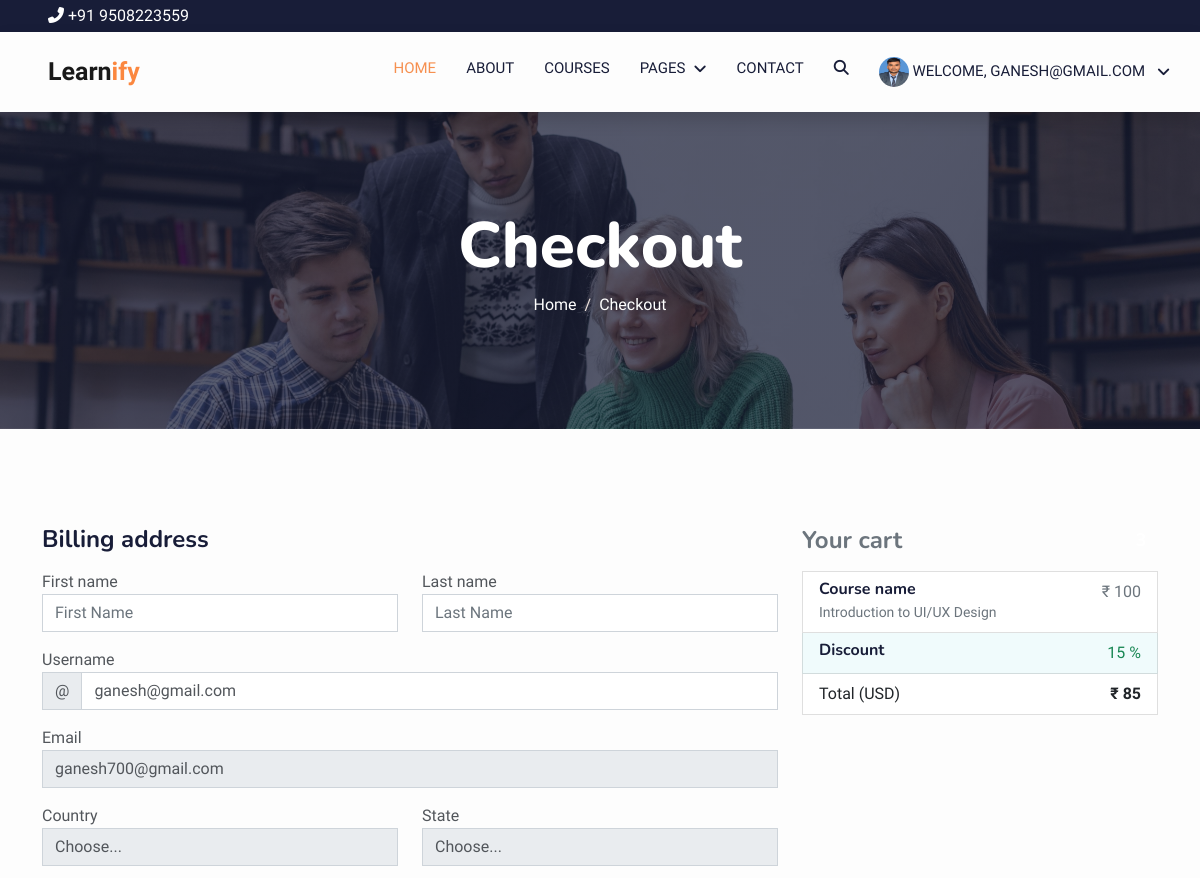
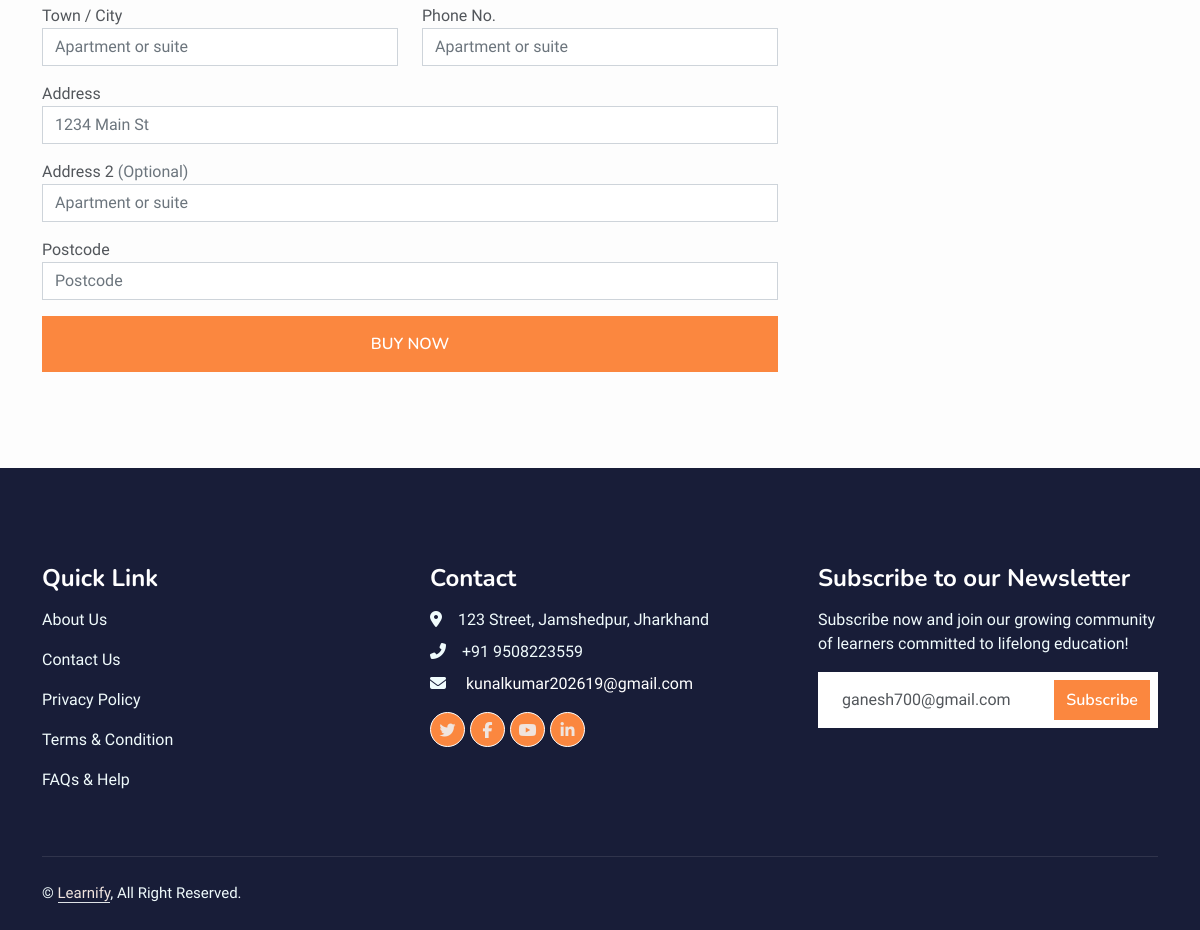
/checkout/Introduction-to-UI-and-UX-Design (signed in), run on the app's committed database (2 pictures, top to bottom).
### coder/models.py (models this page shows, shortened)
class Profile(models.Model):
    profile_image = models.ImageField(
        default='media/default.jpg', upload_to='media', null=True, blank=True)
    user = models.OneToOneField(User, on_delete=models.CASCADE, blank=True,null=True)
    first_name = models.CharField(max_length=100, blank=True,null=True)
    last_name = models.CharField(max_length=100, blank=True,null=True)
    username = models.CharField(max_length=100, blank=True,null=True)
    email = models.CharField(max_length=100,blank=True,null=True)
    phone = models.BigIntegerField(blank=True,null=True)
    desc = models.CharField(max_length=500, blank=True,null=True)

class Course(models.Model):
    STATUS = (
        ('PUBLISH', 'PUBLISH'),
        ('DRAFT', 'DRAFT'),
    )
    featured_image = models.ImageField(
        upload_to="Media/featured_img", null=True)
    featured_video = models.CharField(max_length=300, null=True)
    title = models.CharField(max_length=500)
    created_at = models.DateField(auto_now_add=True)
    author = models.ForeignKey(Author, on_delete=models.CASCADE, null=True)
    category = models.ForeignKey(Categories, on_delete=models.CASCADE)
    level = models.ForeignKey(Level, on_delete=models.CASCADE, null=True)
    description = models.TextField()
    short_desc = models.TextField(null=True)
    price = models.IntegerField(null=True, default=0)
    discount = models.IntegerField(null=True)
    language = models.ForeignKey(Language, on_delete=models.CASCADE, null=True)
    deadline = models.CharField(max_length=200, null=True)
    slug = models.SlugField(default='', max_length=500, null=True, blank=True)
    status = models.CharField(choices=STATUS, max_length=100, null=True)
    certificate = models.CharField(null=True, max_length=100)

### learnify/views.py (the view, shortened to what this page needs)
# urls.py: path('checkout/<slug:slug>', views.checkout, name='checkout'),
@login_required(login_url='login')
def checkout(request, slug):
    course = Course.objects.get(slug=slug)
    action = request.GET.get('action')
    order = None
    context = {
        'course': course,
        'order': order,
    }
    return render(request, 'checkout/checkout.html', context)

### coder/templatetags/course_tags.py (called while the page is built)
@register.simple_tag
def discount_calculation(price,discount):
    if discount is None or discount == 0:
        return price
    sellprice = price
    sellprice = price - (price * discount /100)
    return math.floor(sellprice)

### templates/checkout/checkout.html (shortened to what this page needs)
{% extends 'base.html' %}
{% load static %}
{% load course_tags %}
{% block content %}
<div class="container-fluid bg-primary py-5 mb-5 page-header">
  <div class="container py-5">
    <div class="row justify-content-center">
      <div class="col-lg-10 text-center">
        <h1 class="display-3 text-white animated slideInDown">Checkout</h1>
        <nav aria-label="breadcrumb">
          <ol class="breadcrumb justify-content-center">
            <li class="breadcrumb-item"><a class="text-white" href="{% url 'home' %}">Home</a></li>
            <li class="breadcrumb-item text-white active" aria-current="page">Checkout</li>
          </ol>
        </nav>
      </div>
    </div>
  </div>
</div>
<div class="container-xxl py-5 wow fadeInUp" data-wow-delay="0.1s">
  <div class="container">
    <div class="row">
      <div class="col-md-4 order-md-2 mb-4">
        <h4 class="d-flex justify-content-between align-items-center mb-3">
          <span class="text-muted">Your cart</span>
          <span class="badge badge-secondary badge-pill">3</span>
        </h4>
        <ul class="list-group mb-3">
          <li class="list-group-item d-flex justify-content-between lh-condensed">
            <div>
              <h6 class="my-0">Course name</h6>
              <small class="text-muted">{{course.title}}</small>
            </div>
            <span class="text-muted">₹  {{course.price}}</span>
          </li>
          <li class="list-group-item d-flex justify-content-between bg-light">
            <div class="text-success">
              <h6 class="my-0">Discount</h6>
            </div>
            <span class="text-success">{{course.discount}} %
            </span>
          </li>
          <li class="list-group-item d-flex justify-content-between">
            <span>Total (USD)</span>
            <strong>₹  {% discount_calculation course.price course.discount %}</strong>
          </li>
        </ul>
      </div>
      <div class="col-md-8 order-md-1">
        <h4 class="mb-3">Billing address</h4>
        <form method="POST" action="?action=create_payment">
          <div class="row">
            <div class="col-md-6 mb-3">
              <label for="firstName">First name</label>
              <input type="text" class="form-control" id="firstName" placeholder="First Name"
                value="{{user.first_name}}" name="first_name" required>
            </div>
            <div class="col-md-6 mb-3">
              <label for="lastName">Last name</label>
              <input type="text" class="form-control" id="lastName" placeholder="Last Name" value="{{user.last_name}}"
                name="last_name" required>
            </div>
          </div>
          <div class="mb-3">
            <label for="username">Username</label>
            <div class="input-group">
              <div class="input-group-prepend">
                <span class="input-group-text">@</span>
              </div>
              <input type="text" class="form-control" id="username" placeholder="Username" name="username"
                value="{{user.username}}" required>
            </div>
          </div>
          <div class="mb-3">
            <label for="email">Email</label>
            <input type="email" class="form-control" id="email" placeholder="you@example.com" value="{{user.email}}"
              name="email" readonly>
          </div>
          <div class="row">
            <div class="col-md-6 mb-3">
              <label for="country">Country</label>
              <select class="custom-select d-block w-100 form-control" id="country" required name="country">
                <option value="">Choose...</option>
              </select>
            </div>
            <div class="col-md-6 mb-3">
              <label for="state">State</label>
              <select class="custom-select d-block w-100 form-control" id="state" name="state" required>
                <option value="">Choose...</option>
              </select>
            </div>
          </div>
          <div class="row">
            <div class="col-md-6 mb-3">
              <label for="city">Town / City</label>
              <input type="text" class="form-control" id="city" placeholder="Apartment or suite" name="city" required>
            </div>
            <div class="col-md-6 mb-3">
              <label for="phone">Phone No.</label>
              <input type="tel" class="form-control" id="phone" placeholder="Apartment or suite" name="phone" required>
            </div>
          </div>
          <div class="mb-3">
            <label for="address">Address</label>
            <input type="text" class="form-control" id="address" placeholder="1234 Main St" name="address1" required>
          </div>
          <div class="mb-3">
            <label for="address2">Address 2 <span class="text-muted">(Optional)</span></label>
            <input type="text" class="form-control" id="address2" placeholder="Apartment or suite" name="address2">
          </div>
          <div class="mb-3">
            <label for="postcode">Postcode</label>
            <input type="number" class="form-control" id="postcode" placeholder="Postcode" name="postcode" required>
          </div>
          <button class="btn text-white w-100 p-3" type="submit">BUY NOW</button>
        </form>
      </div>
    </div>
  </div>
</div>
{% endblock %}

### templates/components/header.html (shortened to what this page needs)
{% load static %}
<div class="topnav py-1 px-lg-5 px-2 bg-dark d-flex justify-content-between align-items-center">
    <div>
        <a href="" class="text-white"><i class="fa fa-phone-alt me-1"></i>+91 9508223559</a>
    </div>
</div>
<nav class="navbar navbar-expand-lg navbar-light shadow sticky-top p-0" style="background-color: #fdfdfd;">
    <a href="{% url 'home' %}" class="navbar-brand d-flex align-items-center px-4 px-lg-5">
        <p class="m-0 fw-bold" style="font-size: 25px;"><img src="{% static 'img/gnae.png' %}" alt=""
                height="50px">Learn<span style="color: #fb873f;">ify</span></p>
    </a>
    <div class="collapse navbar-collapse" id="navbarCollapse">
        <div class="navbar-nav ms-auto p-4 p-lg-0">
            <a href="{% url 'home' %}" class="nav-item nav-link active">Home</a>
            <a href="{% url 'about' %}" class="nav-item nav-link">About</a>
            <a href="{% url 'courses' %}" class="nav-item nav-link">Courses</a>
            <div class="nav-item dropdown">
                <a href="#" class="nav-link dropdown-toggle" data-bs-toggle="dropdown">Pages</a>
            </div>
            <a href="{% url 'contact' %}" class="nav-item nav-link">Contact</a>
            <a class=" nav-item nav-link d-flex search-mobile text-white-all icon-xs d-none d-sm-none d-md-none d-lg-block"
                data-bs-toggle="collapse" href="#collapseSearchMobile" role="button" aria-expanded="false"
                aria-controls="collapseSearchMobile">
                <i class="fa fa-search"></i>
            </a>
            {% if user.is_authenticated and user.first_name == '' %}
            <div class="nav-item dropdown">
                <a href="#" class="nav-link dropdown-toggle" data-bs-toggle="dropdown">
                    {% if user.profile.profile_image %}
                    <img src="{{user.profile.profile_image.url}}" alt="" name="image" class="rounded-circle"
                        height="30px" width="30px">
                    {% else %}
                    <img src="{% static 'img/default.jpg' %}" alt="" name="image" class="rounded-circle" height="30px"
                        width="30px">
                    {% endif %}
                    Welcome, {{user.username}}
                </a>
            </div>
            {% else %}
            <li class="nav-item px-3">
                <a href="{% url 'register' %}" class="nav-link">
                    <i class="fa fa-user"></i>
                </a>
            </li>
            {% endif %}
        </div>
    </div>
</nav>

### templates/components/footer.html (shortened to what this page needs)
{% load static %}
<div class="container-fluid bg-dark text-light footer pt-5 mt-5 wow fadeIn" data-wow-delay="0.1s">
    <div class="container py-5">
        <div class="row g-5">
            <div class="col-lg-4 col-md-6">
                <h4 class="text-white mb-3">Quick Link</h4>
                <p><a class="text-light" href="{% url 'about' %}">About Us</a></p>
                <p><a class="text-light" href="{% url 'contact' %}">Contact Us</a></p>
                <p><a class="text-light" href="{% url 'privacy_policy' %}">Privacy Policy</a></p>
                <p><a class="text-light" href="{% url 'terms-&-conditions' %}">Terms & Condition</a></p>
                <p><a class="text-light" href="{% url 'faq' %}">FAQs & Help</a></p>
            </div>
            <div class="col-lg-4 col-md-6">
                <h4 class="text-white mb-3">Contact</h4>
                <p class="mb-2"><i class="fa fa-map-marker-alt me-3"></i>123 Street, Jamshedpur, Jharkhand</p>
                <p class="mb-2"><i class="fa fa-phone-alt me-3"></i>+91 9508223559</p>
                <p class="mb-2"><i class="fa fa-envelope me-3"></i><a href="mailto:secretcoder@gmail.com" class="text-white"> kunalkumar202619@gmail.com</a></p>
                <div class="d-flex pt-2">
                    <a class="btn btn-outline-light btn-social" href=""><i
                            class="fab fa-twitter"></i></a>
                    <a class="btn btn-outline-light btn-social" href=""><i class="fab fa-facebook-f"></i></a>
                    <a class="btn btn-outline-light btn-social" href=""><i class="fab fa-youtube"></i></a>
                    <a class="btn btn-outline-light btn-social" href=""><i class="fab fa-linkedin-in"></i></a>
                </div>
            </div>
            <div class="col-lg-4 col-md-6">
                <h4 class="text-white mb-3">Subscribe to our Newsletter</h4>
                <p>Subscribe now and join our growing community of learners committed to lifelong education! </p>
                <div class="position-relative mx-auto" style="max-width: 400px;">
                    <form action="{% url 'subscriber' %}" method="POST">
                        <input class="form-control border-0 w-100 py-3 ps-4 pe-5" type="text" placeholder="Your email"
                            value="{{user.email}}" name="email">
                        <button type="submit"
                            class="btn btn-primary py-2 position-absolute top-0 end-0 mt-2 me-2">Subscribe</button>
                    </form>
                </div>
            </div>
        </div>
    </div>
    <div class="container">
        <div class="copyright">
            <div class="row">
                <div class="col-md-6 text-center text-md-start mb-3 mb-md-0">
                    &copy; <a class="border-bottom" href="{% url 'home' %}">Learnify</a>, All Right Reserved.
                </div>
            </div>
        </div>
    </div>
</div>

### static/css/style.css (style rules this page uses)
:root { --primary: #f69050; --light: #F0FBFC; --light: #f0e4de; --dark: #181d38; }
body { background-color: #fdfdfd; }
.btn { background-color: #fb873f; border: none; }
.btn { font-family: 'Nunito', sans-serif; font-weight: 600; transition: .5s; }
.btn.btn-primary, .btn.btn-secondary { color: #FFFFFF; }
.navbar .dropdown-toggle::after { border: none; content: "\f107"; font-family: "Font Awesome 5 Free"; font-weight: 900; vertical-align: middle; margin-left: 8px; }
.navbar-light .navbar-nav .nav-link { margin-right: 30px; padding: 25px 0; color: #FFFFFF; font-size: 15px; text-transform: uppercase; outline: none; }
.navbar-light .navbar-nav .nav-link:hover, .navbar-light .navbar-nav .nav-link.active { color: var(--primary); }
.navbar-light .navbar-brand, .navbar-light a.btn { height: 75px; }
.navbar-light .navbar-nav .nav-link { color: var(--dark); font-weight: 500; }
.navbar-light.sticky-top { top: -100px; transition: .5s; }
.page-header { background: linear-gradient(rgba(24, 29, 56, .7), rgba(24, 29, 56, .7)), url(../img/carousel-1.jpg); background-position: center center; background-repeat: no-repeat; background-size: cover; }
.breadcrumb-item+.breadcrumb-item::before { color: var(--light); }
.footer .btn.btn-social { margin-right: 5px; width: 35px; height: 35px; display: flex; align-items: center; justify-content: center; color: var(--light); font-weight: normal; border: 1px solid #FFFFFF; border-radius: 35px; transition: .3s; }
.footer .copyright { padding: 25px 0; font-size: 15px; border-top: 1px solid rgba(256, 256, 256, .1); }
.footer .copyright a { color: var(--light); }

### data on the page
Course: title "Introduction to UI/UX Design", price "100", discount "15", price+discount "85"

### other printed values
{{ user.username }} "GANESH@GMAIL.COM"
